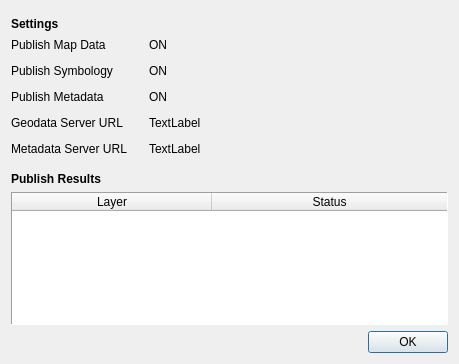
<?xml version="1.0" encoding="UTF-8"?>
<ui version="4.0">
 <class>Dialog</class>
 <widget class="QDialog" name="Dialog">
  <property name="windowModality">
   <enum>Qt::WindowModal</enum>
  </property>
  <property name="geometry">
   <rect>
    <x>0</x>
    <y>0</y>
    <width>459</width>
    <height>364</height>
   </rect>
  </property>
  <property name="windowTitle">
   <string>Publish report</string>
  </property>
  <property name="modal">
   <bool>true</bool>
  </property>
  <layout class="QVBoxLayout" name="verticalLayout">
   <item>
    <widget class="QLabel" name="label_6">
     <property name="minimumSize">
      <size>
       <width>0</width>
       <height>20</height>
      </size>
     </property>
     <property name="font">
      <font>
       <weight>75</weight>
       <bold>true</bold>
      </font>
     </property>
     <property name="text">
      <string>Settings</string>
     </property>
     <property name="alignment">
      <set>Qt::AlignBottom|Qt::AlignLeading|Qt::AlignLeft</set>
     </property>
    </widget>
   </item>
   <item>
    <layout class="QGridLayout" name="gridLayout">
     <property name="spacing">
      <number>12</number>
     </property>
     <item row="3" column="2">
      <widget class="QLabel" name="labelUrlMapServer">
       <property name="sizePolicy">
        <sizepolicy hsizetype="Preferred" vsizetype="Minimum">
         <horstretch>0</horstretch>
         <verstretch>0</verstretch>
        </sizepolicy>
       </property>
       <property name="text">
        <string notr="true">TextLabel</string>
       </property>
      </widget>
     </item>
     <item row="1" column="0">
      <widget class="QLabel" name="label_9">
       <property name="sizePolicy">
        <sizepolicy hsizetype="Preferred" vsizetype="Minimum">
         <horstretch>0</horstretch>
         <verstretch>0</verstretch>
        </sizepolicy>
       </property>
       <property name="font">
        <font>
         <weight>50</weight>
         <bold>false</bold>
        </font>
       </property>
       <property name="text">
        <string>Publish Symbology</string>
       </property>
      </widget>
     </item>
     <item row="3" column="0">
      <widget class="QLabel" name="label_4">
       <property name="sizePolicy">
        <sizepolicy hsizetype="Preferred" vsizetype="Minimum">
         <horstretch>0</horstretch>
         <verstretch>0</verstretch>
        </sizepolicy>
       </property>
       <property name="text">
        <string>Geodata Server URL</string>
       </property>
      </widget>
     </item>
     <item row="0" column="3">
      <spacer name="horizontalSpacer">
       <property name="orientation">
        <enum>Qt::Horizontal</enum>
       </property>
       <property name="sizeHint" stdset="0">
        <size>
         <width>40</width>
         <height>15</height>
        </size>
       </property>
      </spacer>
     </item>
     <item row="0" column="0">
      <widget class="QLabel" name="label">
       <property name="sizePolicy">
        <sizepolicy hsizetype="Preferred" vsizetype="Minimum">
         <horstretch>0</horstretch>
         <verstretch>0</verstretch>
        </sizepolicy>
       </property>
       <property name="font">
        <font>
         <weight>50</weight>
         <bold>false</bold>
        </font>
       </property>
       <property name="text">
        <string>Publish Map Data</string>
       </property>
      </widget>
     </item>
     <item row="0" column="1">
      <spacer name="horizontalSpacer_2">
       <property name="orientation">
        <enum>Qt::Horizontal</enum>
       </property>
       <property name="sizeType">
        <enum>QSizePolicy::Fixed</enum>
       </property>
       <property name="sizeHint" stdset="0">
        <size>
         <width>10</width>
         <height>15</height>
        </size>
       </property>
      </spacer>
     </item>
     <item row="1" column="2">
      <widget class="QLabel" name="labelPublishSymbology">
       <property name="sizePolicy">
        <sizepolicy hsizetype="Preferred" vsizetype="Minimum">
         <horstretch>0</horstretch>
         <verstretch>0</verstretch>
        </sizepolicy>
       </property>
       <property name="text">
        <string>ON</string>
       </property>
      </widget>
     </item>
     <item row="0" column="2">
      <widget class="QLabel" name="labelPublishMapData">
       <property name="sizePolicy">
        <sizepolicy hsizetype="Preferred" vsizetype="Minimum">
         <horstretch>0</horstretch>
         <verstretch>0</verstretch>
        </sizepolicy>
       </property>
       <property name="text">
        <string>ON</string>
       </property>
      </widget>
     </item>
     <item row="4" column="2">
      <widget class="QLabel" name="labelUrlMetadataServer">
       <property name="sizePolicy">
        <sizepolicy hsizetype="Preferred" vsizetype="Minimum">
         <horstretch>0</horstretch>
         <verstretch>0</verstretch>
        </sizepolicy>
       </property>
       <property name="text">
        <string notr="true">TextLabel</string>
       </property>
      </widget>
     </item>
     <item row="2" column="0">
      <widget class="QLabel" name="label_3">
       <property name="sizePolicy">
        <sizepolicy hsizetype="Preferred" vsizetype="Minimum">
         <horstretch>0</horstretch>
         <verstretch>0</verstretch>
        </sizepolicy>
       </property>
       <property name="text">
        <string>Publish Metadata</string>
       </property>
      </widget>
     </item>
     <item row="4" column="0">
      <widget class="QLabel" name="label_5">
       <property name="sizePolicy">
        <sizepolicy hsizetype="Preferred" vsizetype="Minimum">
         <horstretch>0</horstretch>
         <verstretch>0</verstretch>
        </sizepolicy>
       </property>
       <property name="text">
        <string>Metadata Server URL</string>
       </property>
      </widget>
     </item>
     <item row="2" column="2">
      <widget class="QLabel" name="labelPublishMetadata">
       <property name="sizePolicy">
        <sizepolicy hsizetype="Preferred" vsizetype="Minimum">
         <horstretch>0</horstretch>
         <verstretch>0</verstretch>
        </sizepolicy>
       </property>
       <property name="text">
        <string>ON</string>
       </property>
      </widget>
     </item>
    </layout>
   </item>
   <item>
    <spacer name="verticalSpacer">
     <property name="orientation">
      <enum>Qt::Vertical</enum>
     </property>
     <property name="sizeType">
      <enum>QSizePolicy::Fixed</enum>
     </property>
     <property name="sizeHint" stdset="0">
      <size>
       <width>20</width>
       <height>10</height>
      </size>
     </property>
    </spacer>
   </item>
   <item>
    <widget class="QLabel" name="label_2">
     <property name="font">
      <font>
       <weight>75</weight>
       <bold>true</bold>
      </font>
     </property>
     <property name="text">
      <string>Publish Results</string>
     </property>
    </widget>
   </item>
   <item>
    <widget class="QTableWidget" name="tableWidget">
     <property name="frameShape">
      <enum>QFrame::Panel</enum>
     </property>
     <property name="horizontalScrollBarPolicy">
      <enum>Qt::ScrollBarAlwaysOff</enum>
     </property>
     <property name="sizeAdjustPolicy">
      <enum>QAbstractScrollArea::AdjustToContents</enum>
     </property>
     <property name="editTriggers">
      <set>QAbstractItemView::NoEditTriggers</set>
     </property>
     <property name="selectionMode">
      <enum>QAbstractItemView::NoSelection</enum>
     </property>
     <property name="selectionBehavior">
      <enum>QAbstractItemView::SelectRows</enum>
     </property>
     <property name="textElideMode">
      <enum>Qt::ElideMiddle</enum>
     </property>
     <property name="wordWrap">
      <bool>true</bool>
     </property>
     <attribute name="horizontalHeaderMinimumSectionSize">
      <number>100</number>
     </attribute>
     <attribute name="horizontalHeaderDefaultSectionSize">
      <number>200</number>
     </attribute>
     <attribute name="horizontalHeaderStretchLastSection">
      <bool>true</bool>
     </attribute>
     <column>
      <property name="text">
       <string notr="true">Layer</string>
      </property>
     </column>
     <column>
      <property name="text">
       <string>Status</string>
      </property>
     </column>
    </widget>
   </item>
   <item>
    <widget class="QDialogButtonBox" name="buttonBox">
     <property name="orientation">
      <enum>Qt::Horizontal</enum>
     </property>
     <property name="standardButtons">
      <set>QDialogButtonBox::Ok</set>
     </property>
    </widget>
   </item>
  </layout>
 </widget>
 <resources/>
 <connections>
  <connection>
   <sender>buttonBox</sender>
   <signal>accepted()</signal>
   <receiver>Dialog</receiver>
   <slot>accept()</slot>
   <hints>
    <hint type="sourcelabel">
     <x>248</x>
     <y>254</y>
    </hint>
    <hint type="destinationlabel">
     <x>157</x>
     <y>274</y>
    </hint>
   </hints>
  </connection>
  <connection>
   <sender>buttonBox</sender>
   <signal>rejected()</signal>
   <receiver>Dialog</receiver>
   <slot>reject()</slot>
   <hints>
    <hint type="sourcelabel">
     <x>316</x>
     <y>260</y>
    </hint>
    <hint type="destinationlabel">
     <x>286</x>
     <y>274</y>
    </hint>
   </hints>
  </connection>
 </connections>
</ui>
